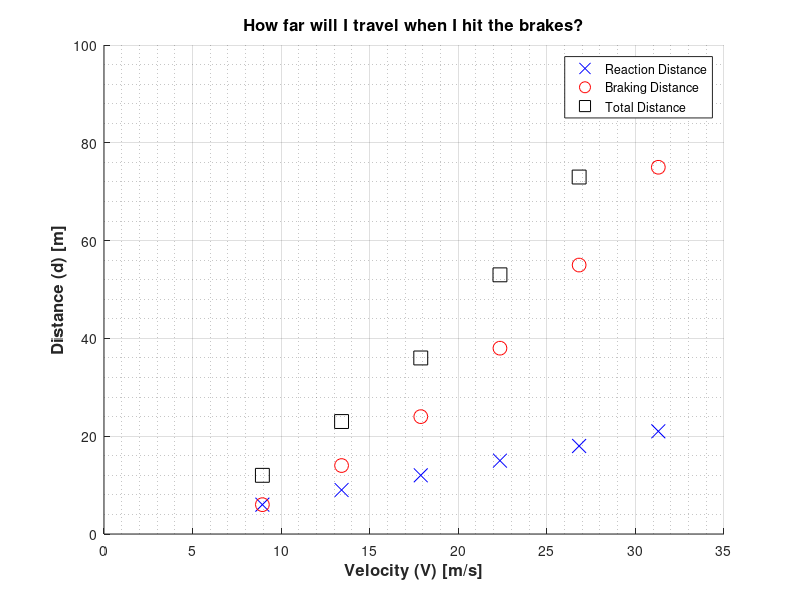

Write the MATLAB code that produced this figure.
%{
    Chris Jakins 1000802309
    ENGR1300-001
    3/29/2017

    Problem Summary: plot braking times at certain speeds as a function
                    of reaction times and braking times
    Inputs: velocity (v) [mph]
%}

clear
clc
close all

% CONSTANTS
METERS_PER_MILE = 1609.34;
SECONDS_PER_HR = 3600;

% INPUTS
velocity = [20:10:70] * METERS_PER_MILE / SECONDS_PER_HR; % m/s
reactionDistance = [6: 3: 21]; % m
brakingDistance = [6 14 24 38 55 75];

% PLOTTING
figure('color', 'w')
hold on
plot(velocity, reactionDistance, 'x b', 'MarkerSize', 10)
plot(velocity, brakingDistance, 'o r', 'MarkerSize', 10)
plot(velocity, (reactionDistance + brakingDistance), 's k', 'MarkerSize', 10)
grid 
grid minor
axis([0 35 0 100])
xlabel('Velocity (V) [m/s]', 'FontWeight', 'bold', 'FontSize', 12)
ylabel('Distance (d) [m]', 'FontWeight', 'bold', 'FontSize', 12)
legend('Reaction Distance', 'Braking Distance', 'Total Distance', 'Location', 'Best')
title('How far will I travel when I hit the brakes?', 'FontSize', 12)
